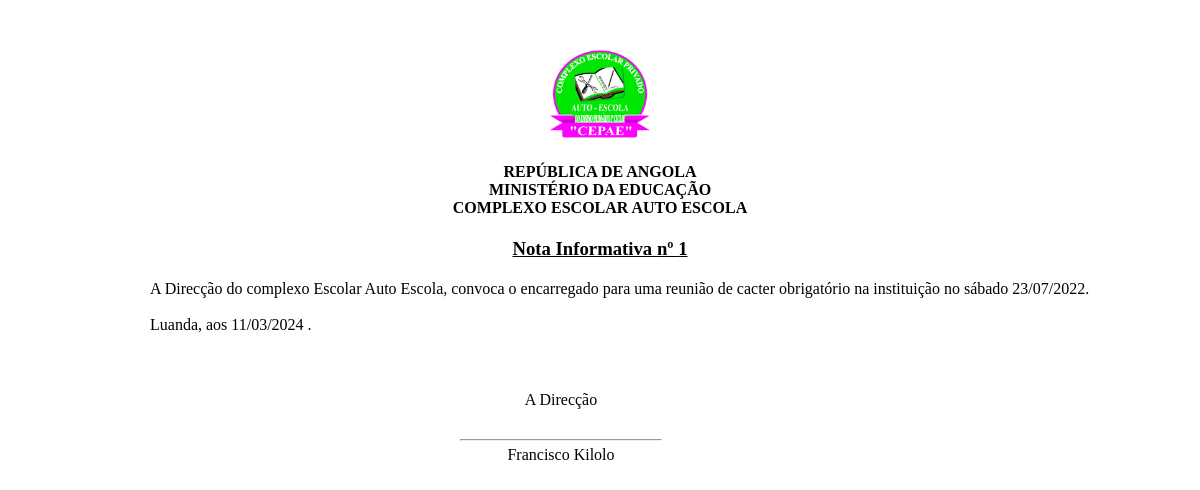
/relatorio/nota.php?id=1 (signed in), run on the app's committed database.
### tables this page shows
CREATE TABLE `convocatoria` (
  `num_conv` int(11) NOT NULL,
  `tipo` varchar(30) NOT NULL,
  `assunto` varchar(50) NOT NULL,
  `conteudo` text NOT NULL,
  `data_conv` date NOT NULL,
  `id_usuario` int(11) NOT NULL
);

CREATE TABLE `usuario` (
  `id_usuario` int(11) NOT NULL,
  `nome_usuario` varchar(50) NOT NULL,
  `tipo_documento` varchar(30) NOT NULL,
  `num_documento` varchar(30) DEFAULT NULL,
  `sexo` enum('Masculino','Feminino') NOT NULL,
  `tel1` varchar(30) NOT NULL,
  `email` varchar(30) DEFAULT NULL,
  `tipo` varchar(30) NOT NULL,
  `ativo` tinyint(1) NOT NULL,
  `login` int(6) NOT NULL,
  `senha` varchar(100) NOT NULL
);

### relatorio/nota.php (the view, shortened to what this page needs)
<?php
require_once '../db_connect.php';
            $sql = "SELECT nome_usuario FROM usuario WHERE tipo= 'Director' ";
            $resultado = mysqli_query($connect, $sql);
           $dados = mysqli_fetch_array($resultado);
           $director = $dados['nome_usuario'];
?>
<!DOCTYPE html>
<html lang="Pt">
<head>
</head>
<body>
    <header>
        <img src="Logotipo.png" alt="logotipo">
        <h4>REPÚBLICA DE ANGOLA <br>MINISTÉRIO DA EDUCAÇÃO <br>COMPLEXO ESCOLAR AUTO ESCOLA </h4>
    </header>
    <?php
        if (isset($_GET['id'])) {
            $id = mysqli_escape_string($connect, $_GET['id']);
            $sql = "SELECT * FROM convocatoria WHERE num_conv = '$id' ";
            $resultado = mysqli_query($connect, $sql);
           $dados = mysqli_fetch_array($resultado);
    ?>
    <h3 class="contractP" style="text-decoration: underline"><b><?php echo $dados['tipo']; ?> nº <?php echo $dados['num_conv']; ?></b></h3>
    <p><?php echo $dados['conteudo']; ?></p>
    <p>Luanda, aos <?php echo date('d/m/Y'); ?> .</p>
    <div style="text-align: center; padding: 10px; ">
        <div class="assign">
            <div class="assigner1">
                    <span class="names">A Direcção</span>
                <hr >
                <span class="names"><?php echo $director ?></span>
            </div>
        </div>
    </div>
<?php } ?>
</body>
</html>

### relatorio/nota.php (style rules this page uses)
body { width: 1000px; margin: auto; font-family: Times New Roman; padding: 50px; }
header, .contractP { text-align: center; }
p { text-indent: 50px; line-height: 20px; }
hr { width: 200px; margin: 30px 0 5px 0px; }
.assign { display: flex; margin-top: 30px; margin-left: 350px }
img { width: 10%; height: 10%; }

### data on the page
convocatoria: tipo "Nota Informativa", num_conv "1", conteudo "A Direcção do complexo Escolar Auto Escola, convoca o encarregado para uma reunião de cacter obrigatório na instituição no sábado 23/07/2022."
usuario: nome_usuario "Francisco Kilolo"
